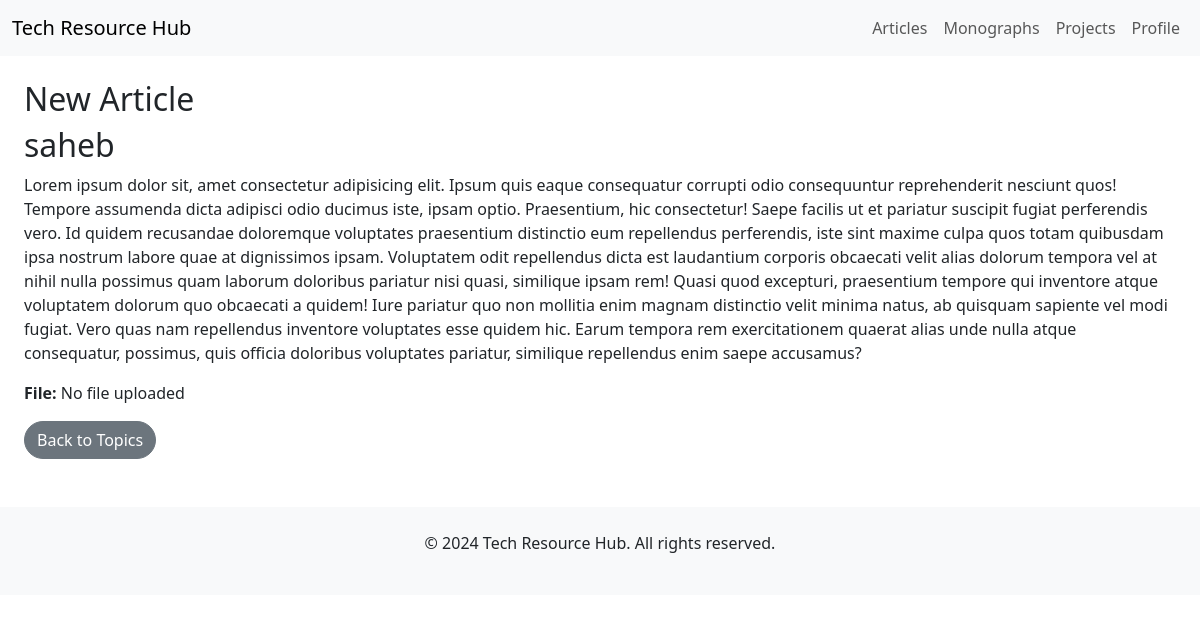
The app's page /article/3/ (signed in) with its own data.
### resources/models.py (models this page shows, shortened)
class Article(models.Model):
    user = models.ForeignKey(User, on_delete=models.CASCADE, related_name='articles')
    title = models.CharField(max_length=200)
    abstract = models.TextField()
    file = models.FileField(upload_to='articles/files/', blank=True, null=True)
    created_at = models.DateTimeField(auto_now_add=True)

### resources/views.py (the view)
# urls.py: path('article/<int:pk>/', views.article_detail, name="article_detail"),
@login_required
def article_detail(request, pk):
    article = get_object_or_404(Article, pk=pk)
    return render(request, 'resources/article_detail.html', {'article':article})

### resources/templates/resources/article_detail.html
{% extends 'resources/base.html' %}
{% block content %}
<div class="container mt-4">
    <h2>{{ article.title }}</h2>
    <h2>{{ article.user.username }}</h2>
    <p>{{ article.abstract }}</p>
    <p><strong>File:</strong> {% if article.file %}<a href="{{ article.file.url }}" download>Download File</a>{% else %}No file uploaded{% endif %}</p>
    <a href="{% url 'resources:articles' %}" class="btn btn-secondary">Back to Topics</a>
</div>
{% endblock %}

### static/css/styles.css (style rules this page uses)
.btn { border-radius: 20px; }
.container { max-width: 1200px; }

### records on screen
Article: title "New Article", user.username "saheb", abstract "Lorem ipsum dolor sit, amet consectetur adipisicing elit. Ipsum quis eaque consequatur corrupti odio consequuntur reprehenderit nesciunt quos! Tempore assumenda dicta adipisci odio ducimus iste, ipsam optio. Praesentium, hic consectetur! Saepe facilis ut et pariatur suscipit fugiat perferendis vero. Id quidem recusandae doloremque voluptates praesentium distinctio eum repellendus perferendis, iste sint maxime culpa quos totam quibusdam ipsa nostrum labore quae at dignissimos ipsam. Voluptatem odit repellendus dicta est laudantium corporis obcaecati velit alias dolorum tempora vel at nihil nulla possimus quam laborum doloribus pariatur nisi quasi, similique ipsam rem! Quasi quod excepturi,…"
